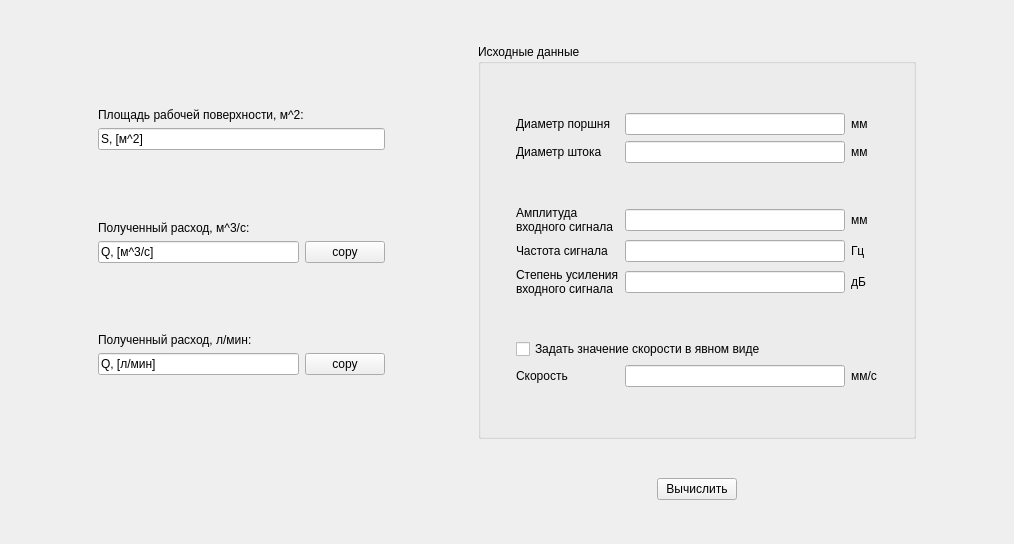
<?xml version="1.0" encoding="UTF-8"?>
<ui version="4.0">
 <class>miniappClass</class>
 <widget class="QMainWindow" name="miniappClass">
  <property name="geometry">
   <rect>
    <x>0</x>
    <y>0</y>
    <width>1014</width>
    <height>544</height>
   </rect>
  </property>
  <property name="windowTitle">
   <string>miniapp</string>
  </property>
  <widget class="QWidget" name="centralWidget">
   <layout class="QGridLayout" name="gridLayout_2">
    <item row="0" column="2">
     <spacer name="verticalSpacer_17">
      <property name="orientation">
       <enum>Qt::Vertical</enum>
      </property>
      <property name="sizeHint" stdset="0">
       <size>
        <width>17</width>
        <height>27</height>
       </size>
      </property>
     </spacer>
    </item>
    <item row="1" column="2">
     <spacer name="horizontalSpacer_13">
      <property name="orientation">
       <enum>Qt::Horizontal</enum>
      </property>
      <property name="sizeHint" stdset="0">
       <size>
        <width>117</width>
        <height>20</height>
       </size>
      </property>
     </spacer>
    </item>
    <item row="1" column="4">
     <spacer name="horizontalSpacer_3">
      <property name="orientation">
       <enum>Qt::Horizontal</enum>
      </property>
      <property name="sizeHint" stdset="0">
       <size>
        <width>118</width>
        <height>20</height>
       </size>
      </property>
     </spacer>
    </item>
    <item row="1" column="1">
     <layout class="QVBoxLayout" name="verticalLayout_5">
      <item>
       <spacer name="verticalSpacer_4">
        <property name="orientation">
         <enum>Qt::Vertical</enum>
        </property>
        <property name="sizeHint" stdset="0">
         <size>
          <width>20</width>
          <height>40</height>
         </size>
        </property>
       </spacer>
      </item>
      <item>
       <layout class="QVBoxLayout" name="verticalLayout_4">
        <item>
         <widget class="QLabel" name="label_5">
          <property name="text">
           <string>Площадь рабочей поверхности, м^2:</string>
          </property>
         </widget>
        </item>
        <item>
         <widget class="QLineEdit" name="resultS">
          <property name="enabled">
           <bool>true</bool>
          </property>
          <property name="text">
           <string>S, [м^2]</string>
          </property>
          <property name="readOnly">
           <bool>true</bool>
          </property>
         </widget>
        </item>
       </layout>
      </item>
      <item>
       <spacer name="verticalSpacer_2">
        <property name="orientation">
         <enum>Qt::Vertical</enum>
        </property>
        <property name="sizeHint" stdset="0">
         <size>
          <width>20</width>
          <height>40</height>
         </size>
        </property>
       </spacer>
      </item>
      <item>
       <layout class="QVBoxLayout" name="verticalLayout">
        <item>
         <widget class="QLabel" name="label">
          <property name="text">
           <string>Полученный расход, м^3/c:</string>
          </property>
         </widget>
        </item>
        <item>
         <layout class="QHBoxLayout" name="horizontalLayout_2">
          <item>
           <widget class="QLineEdit" name="resultQsek">
            <property name="enabled">
             <bool>true</bool>
            </property>
            <property name="text">
             <string>Q, [м^3/с]</string>
            </property>
            <property name="readOnly">
             <bool>true</bool>
            </property>
           </widget>
          </item>
          <item>
           <widget class="QPushButton" name="copyQsek">
            <property name="text">
             <string>copy</string>
            </property>
           </widget>
          </item>
         </layout>
        </item>
       </layout>
      </item>
      <item>
       <spacer name="verticalSpacer">
        <property name="orientation">
         <enum>Qt::Vertical</enum>
        </property>
        <property name="sizeHint" stdset="0">
         <size>
          <width>20</width>
          <height>40</height>
         </size>
        </property>
       </spacer>
      </item>
      <item>
       <layout class="QVBoxLayout" name="verticalLayout_3">
        <item>
         <widget class="QLabel" name="label_14">
          <property name="text">
           <string>Полученный расход, л/мин:</string>
          </property>
         </widget>
        </item>
        <item>
         <layout class="QHBoxLayout" name="horizontalLayout_4">
          <item>
           <widget class="QLineEdit" name="resultQmin">
            <property name="enabled">
             <bool>true</bool>
            </property>
            <property name="text">
             <string>Q, [л/мин]</string>
            </property>
            <property name="readOnly">
             <bool>true</bool>
            </property>
           </widget>
          </item>
          <item>
           <widget class="QPushButton" name="copyQmin">
            <property name="text">
             <string>copy</string>
            </property>
           </widget>
          </item>
         </layout>
        </item>
       </layout>
      </item>
      <item>
       <spacer name="verticalSpacer_3">
        <property name="orientation">
         <enum>Qt::Vertical</enum>
        </property>
        <property name="sizeHint" stdset="0">
         <size>
          <width>20</width>
          <height>40</height>
         </size>
        </property>
       </spacer>
      </item>
     </layout>
    </item>
    <item row="3" column="1">
     <spacer name="horizontalSpacer_2">
      <property name="orientation">
       <enum>Qt::Horizontal</enum>
      </property>
      <property name="sizeHint" stdset="0">
       <size>
        <width>318</width>
        <height>20</height>
       </size>
      </property>
     </spacer>
    </item>
    <item row="3" column="3">
     <layout class="QHBoxLayout" name="horizontalLayout">
      <item>
       <spacer name="horizontalSpacer_5">
        <property name="orientation">
         <enum>Qt::Horizontal</enum>
        </property>
        <property name="sizeHint" stdset="0">
         <size>
          <width>68</width>
          <height>20</height>
         </size>
        </property>
       </spacer>
      </item>
      <item>
       <widget class="QPushButton" name="calc">
        <property name="text">
         <string>Вычислить</string>
        </property>
       </widget>
      </item>
      <item>
       <spacer name="horizontalSpacer_6">
        <property name="orientation">
         <enum>Qt::Horizontal</enum>
        </property>
        <property name="sizeHint" stdset="0">
         <size>
          <width>58</width>
          <height>20</height>
         </size>
        </property>
       </spacer>
      </item>
     </layout>
    </item>
    <item row="2" column="1">
     <spacer name="verticalSpacer_16">
      <property name="orientation">
       <enum>Qt::Vertical</enum>
      </property>
      <property name="sizeHint" stdset="0">
       <size>
        <width>17</width>
        <height>26</height>
       </size>
      </property>
     </spacer>
    </item>
    <item row="4" column="2">
     <spacer name="verticalSpacer_10">
      <property name="orientation">
       <enum>Qt::Vertical</enum>
      </property>
      <property name="sizeHint" stdset="0">
       <size>
        <width>17</width>
        <height>27</height>
       </size>
      </property>
     </spacer>
    </item>
    <item row="2" column="3">
     <spacer name="verticalSpacer_15">
      <property name="orientation">
       <enum>Qt::Vertical</enum>
      </property>
      <property name="sizeHint" stdset="0">
       <size>
        <width>17</width>
        <height>26</height>
       </size>
      </property>
     </spacer>
    </item>
    <item row="1" column="0">
     <spacer name="horizontalSpacer_14">
      <property name="orientation">
       <enum>Qt::Horizontal</enum>
      </property>
      <property name="sizeHint" stdset="0">
       <size>
        <width>118</width>
        <height>20</height>
       </size>
      </property>
     </spacer>
    </item>
    <item row="1" column="3">
     <widget class="QGroupBox" name="groupBox">
      <property name="title">
       <string>Исходные данные</string>
      </property>
      <layout class="QVBoxLayout" name="verticalLayout_2">
       <item>
        <spacer name="verticalSpacer_5">
         <property name="orientation">
          <enum>Qt::Vertical</enum>
         </property>
         <property name="sizeHint" stdset="0">
          <size>
           <width>17</width>
           <height>38</height>
          </size>
         </property>
        </spacer>
       </item>
       <item>
        <layout class="QHBoxLayout" name="horizontalLayout_6">
         <item>
          <spacer name="horizontalSpacer">
           <property name="orientation">
            <enum>Qt::Horizontal</enum>
           </property>
           <property name="sizeHint" stdset="0">
            <size>
             <width>40</width>
             <height>20</height>
            </size>
           </property>
          </spacer>
         </item>
         <item>
          <layout class="QGridLayout" name="gridLayout" rowminimumheight="0,0,20,0,0,20,0,0,0">
           <property name="verticalSpacing">
            <number>6</number>
           </property>
           <item row="0" column="2">
            <widget class="QLabel" name="label_7">
             <property name="text">
              <string>мм</string>
             </property>
            </widget>
           </item>
           <item row="2" column="2">
            <spacer name="verticalSpacer_9">
             <property name="orientation">
              <enum>Qt::Vertical</enum>
             </property>
             <property name="sizeHint" stdset="0">
              <size>
               <width>17</width>
               <height>37</height>
              </size>
             </property>
            </spacer>
           </item>
           <item row="0" column="1">
            <widget class="QLineEdit" name="Dp">
             <property name="minimumSize">
              <size>
               <width>220</width>
               <height>0</height>
              </size>
             </property>
            </widget>
           </item>
           <item row="0" column="0">
            <widget class="QLabel" name="label_3">
             <property name="sizePolicy">
              <sizepolicy hsizetype="Fixed" vsizetype="Preferred">
               <horstretch>0</horstretch>
               <verstretch>0</verstretch>
              </sizepolicy>
             </property>
             <property name="text">
              <string>Диаметр поршня</string>
             </property>
            </widget>
           </item>
           <item row="2" column="1">
            <spacer name="verticalSpacer_6">
             <property name="orientation">
              <enum>Qt::Vertical</enum>
             </property>
             <property name="sizeHint" stdset="0">
              <size>
               <width>17</width>
               <height>37</height>
              </size>
             </property>
            </spacer>
           </item>
           <item row="3" column="0">
            <widget class="QLabel" name="label_4">
             <property name="text">
              <string>Амплитуда
входного сигнала</string>
             </property>
            </widget>
           </item>
           <item row="1" column="1">
            <widget class="QLineEdit" name="Ds">
             <property name="text">
              <string/>
             </property>
            </widget>
           </item>
           <item row="1" column="2">
            <widget class="QLabel" name="label_9">
             <property name="text">
              <string>мм</string>
             </property>
            </widget>
           </item>
           <item row="1" column="0">
            <widget class="QLabel" name="label_8">
             <property name="text">
              <string>Диаметр штока</string>
             </property>
            </widget>
           </item>
           <item row="2" column="0">
            <spacer name="verticalSpacer_7">
             <property name="orientation">
              <enum>Qt::Vertical</enum>
             </property>
             <property name="sizeHint" stdset="0">
              <size>
               <width>17</width>
               <height>37</height>
              </size>
             </property>
            </spacer>
           </item>
           <item row="3" column="2">
            <widget class="QLabel" name="label_11">
             <property name="text">
              <string>мм</string>
             </property>
            </widget>
           </item>
           <item row="4" column="1">
            <widget class="QLineEdit" name="freq"/>
           </item>
           <item row="4" column="0">
            <widget class="QLabel" name="label_12">
             <property name="text">
              <string>Частота сигнала</string>
             </property>
            </widget>
           </item>
           <item row="3" column="1">
            <widget class="QLineEdit" name="A">
             <property name="text">
              <string/>
             </property>
            </widget>
           </item>
           <item row="8" column="1">
            <widget class="QLineEdit" name="Speed">
             <property name="text">
              <string/>
             </property>
            </widget>
           </item>
           <item row="6" column="0">
            <spacer name="verticalSpacer_11">
             <property name="orientation">
              <enum>Qt::Vertical</enum>
             </property>
             <property name="sizeHint" stdset="0">
              <size>
               <width>17</width>
               <height>37</height>
              </size>
             </property>
            </spacer>
           </item>
           <item row="8" column="0">
            <widget class="QLabel" name="label_2">
             <property name="text">
              <string>Скорость</string>
             </property>
            </widget>
           </item>
           <item row="7" column="0" colspan="3">
            <widget class="QCheckBox" name="Speed_checkbox">
             <property name="text">
              <string>Задать значение скорости в явном виде</string>
             </property>
            </widget>
           </item>
           <item row="4" column="2">
            <widget class="QLabel" name="label_13">
             <property name="text">
              <string>Гц</string>
             </property>
            </widget>
           </item>
           <item row="6" column="1">
            <spacer name="verticalSpacer_12">
             <property name="orientation">
              <enum>Qt::Vertical</enum>
             </property>
             <property name="sizeType">
              <enum>QSizePolicy::Expanding</enum>
             </property>
             <property name="sizeHint" stdset="0">
              <size>
               <width>17</width>
               <height>37</height>
              </size>
             </property>
            </spacer>
           </item>
           <item row="6" column="2">
            <spacer name="verticalSpacer_13">
             <property name="orientation">
              <enum>Qt::Vertical</enum>
             </property>
             <property name="sizeHint" stdset="0">
              <size>
               <width>17</width>
               <height>37</height>
              </size>
             </property>
            </spacer>
           </item>
           <item row="8" column="2">
            <widget class="QLabel" name="label_20">
             <property name="text">
              <string>мм/с</string>
             </property>
            </widget>
           </item>
           <item row="5" column="1">
            <widget class="QLineEdit" name="amplify"/>
           </item>
           <item row="5" column="0">
            <widget class="QLabel" name="label_6">
             <property name="toolTip">
              <string>Внимание: ослабление – при отрицательных значениях!</string>
             </property>
             <property name="text">
              <string>Степень усиления
входного сигнала</string>
             </property>
            </widget>
           </item>
           <item row="5" column="2">
            <widget class="QLabel" name="label_10">
             <property name="text">
              <string>дБ</string>
             </property>
            </widget>
           </item>
          </layout>
         </item>
         <item>
          <spacer name="horizontalSpacer_4">
           <property name="orientation">
            <enum>Qt::Horizontal</enum>
           </property>
           <property name="sizeHint" stdset="0">
            <size>
             <width>40</width>
             <height>20</height>
            </size>
           </property>
          </spacer>
         </item>
        </layout>
       </item>
       <item>
        <spacer name="verticalSpacer_8">
         <property name="orientation">
          <enum>Qt::Vertical</enum>
         </property>
         <property name="sizeHint" stdset="0">
          <size>
           <width>17</width>
           <height>38</height>
          </size>
         </property>
        </spacer>
       </item>
      </layout>
     </widget>
    </item>
   </layout>
  </widget>
 </widget>
 <layoutdefault spacing="6" margin="11"/>
 <resources/>
 <connections/>
</ui>
